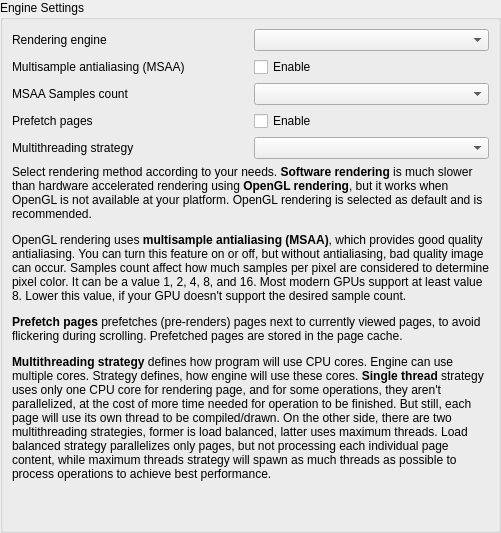
       <widget class="QWidget" name="enginePage">
        <layout class="QVBoxLayout" name="enginePageLayout">
         <property name="leftMargin">
          <number>0</number>
         </property>
         <property name="topMargin">
          <number>0</number>
         </property>
         <property name="rightMargin">
          <number>0</number>
         </property>
         <property name="bottomMargin">
          <number>0</number>
         </property>
         <item>
          <widget class="QGroupBox" name="engineSettingsGroupBox">
           <property name="title">
            <string>Engine Settings</string>
           </property>
           <layout class="QVBoxLayout" name="engineSettingsGroupBoxLayout">
            <item>
             <layout class="QGridLayout" name="engineSettingsGridLayout">
              <item row="1" column="1">
               <widget class="QCheckBox" name="multisampleAntialiasingCheckBox">
                <property name="text">
                 <string>Enable</string>
                </property>
               </widget>
              </item>
              <item row="0" column="1">
               <widget class="QComboBox" name="renderingEngineComboBox"/>
              </item>
              <item row="1" column="0">
               <widget class="QLabel" name="multisampleAntialiasingLabel">
                <property name="text">
                 <string>Multisample antialiasing (MSAA)</string>
                </property>
               </widget>
              </item>
              <item row="2" column="1">
               <widget class="QComboBox" name="multisampleAntialiasingSamplesCountComboBox"/>
              </item>
              <item row="3" column="0">
               <widget class="QLabel" name="prefetchPagesLabel">
                <property name="text">
                 <string>Prefetch pages</string>
                </property>
               </widget>
              </item>
              <item row="2" column="0">
               <widget class="QLabel" name="multisampleAntiailasingSamplesLabel">
                <property name="text">
                 <string>MSAA Samples count</string>
                </property>
               </widget>
              </item>
              <item row="3" column="1">
               <widget class="QCheckBox" name="prefetchPagesCheckBox">
                <property name="text">
                 <string>Enable</string>
                </property>
               </widget>
              </item>
              <item row="0" column="0">
               <widget class="QLabel" name="renderingEngineLabel">
                <property name="text">
                 <string>Rendering engine</string>
                </property>
               </widget>
              </item>
              <item row="4" column="0">
               <widget class="QLabel" name="multithreadingLabel">
                <property name="text">
                 <string>Multithreading strategy</string>
                </property>
               </widget>
              </item>
              <item row="4" column="1">
               <widget class="QComboBox" name="multithreadingComboBox"/>
              </item>
             </layout>
            </item>
            <item>
             <widget class="QLabel" name="engineInfoLabel">
              <property name="text">
               <string>&lt;html&gt;&lt;head/&gt;&lt;body&gt;&lt;p&gt;Select rendering method according to your needs. &lt;span style=&quot; font-weight:600;&quot;&gt;Software rendering&lt;/span&gt; is much slower than hardware accelerated rendering using &lt;span style=&quot; font-weight:600;&quot;&gt;OpenGL rendering&lt;/span&gt;, but it works when OpenGL is not available at your platform. OpenGL rendering is selected as default and is recommended.&lt;/p&gt;&lt;p&gt;OpenGL rendering uses&lt;span style=&quot; font-weight:600;&quot;&gt; multisample antialiasing (MSAA)&lt;/span&gt;, which provides good quality antialiasing. You can turn this feature on or off, but without antialiasing, bad quality image can occur. Samples count affect how much samples per pixel are considered to determine pixel color. It can be a value 1, 2, 4, 8, and 16. Most modern GPUs support at least value 8. Lower this value, if your GPU doesn't support the desired sample count.&lt;/p&gt;&lt;p&gt;&lt;span style=&quot; font-weight:600;&quot;&gt;Prefetch pages &lt;/span&gt;prefetches (pre-renders) pages next to currently viewed pages, to avoid flickering during scrolling. Prefetched pages are stored in the page cache.&lt;/p&gt;&lt;p&gt;&lt;span style=&quot; font-weight:600;&quot;&gt;Multithreading strategy &lt;/span&gt;defines how program will use CPU cores. Engine can use multiple cores. Strategy defines, how engine will use these cores. &lt;span style=&quot; font-weight:600;&quot;&gt;Single thread&lt;/span&gt; strategy uses only one CPU core for rendering page, and for some operations, they aren't parallelized, at the cost of more time needed for operation to be finished. But still, each page will use its own thread to be compiled/drawn. On the other side, there are two multithreading strategies, former is load balanced, latter uses maximum threads. Load balanced strategy parallelizes only pages, but not processing each individual page content, while maximum threads strategy will spawn as much threads as possible to process operations to achieve best performance.&lt;/p&gt;&lt;/body&gt;&lt;/html&gt;</string>
              </property>
              <property name="wordWrap">
               <bool>true</bool>
              </property>
             </widget>
            </item>
            <item>
             <spacer name="engineVerticalSpacer">
              <property name="orientation">
               <enum>Qt::Vertical</enum>
              </property>
              <property name="sizeHint" stdset="0">
               <size>
                <width>20</width>
                <height>40</height>
               </size>
              </property>
             </spacer>
            </item>
           </layout>
          </widget>
         </item>
        </layout>
       </widget>
